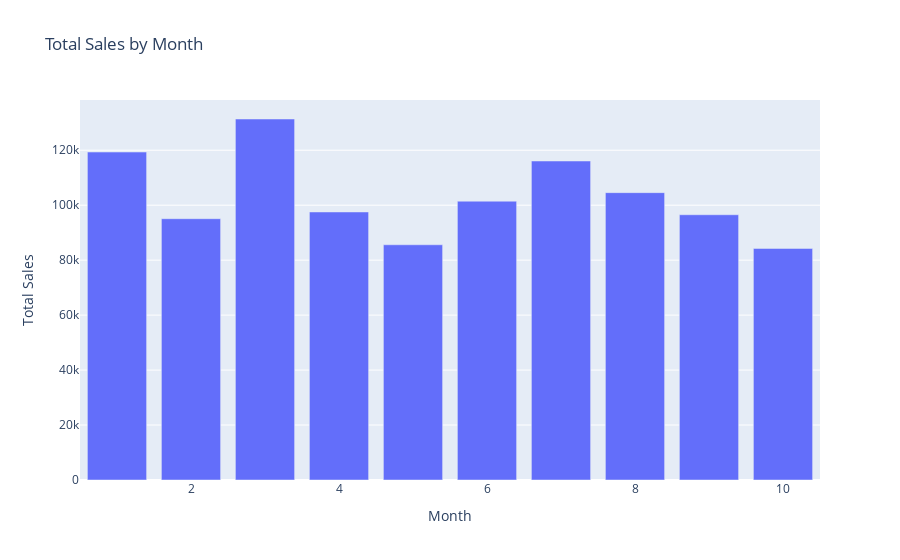

Notebook source saved alongside this figure:
### Code cell
#Reset the index and rename the columns for Plotly Express
monthly_sales = monthly_sales.reset_index()
monthly_sales.columns = ['Month', 'Total Sales']

# Create a bar chart of monthly sales using Plotly Express
fig = px.bar(monthly_sales, x='Month', y='Total Sales', title='Total Sales by Month')

# Show the plot
fig.show()

### Figure 1 — Plotly figure (JSON) as saved in the notebook; plotly's stock layout.template omitted (floating-point values rounded to 4 significant figures)
{"data": [{"alignmentgroup": "True", "hovertemplate": "Month=%{x}<br>Total Sales=%{y}<extra></extra>", "legendgroup": "", "marker": {"color": "#636efa", "pattern": {"shape": ""}}, "name": "", "offsetgroup": "", "orientation": "v", "showlegend": false, "textposition": "auto", "type": "bar", "x": [3, 1, 7, 8, 6, 4, 9, 2, 5, 10], "xaxis": "x", "y": [131364, 119333, 116081, 104565, 101458, 97530, 96526, 95080, 85597, 84266], "yaxis": "y"}], "layout": {"barmode": "relative", "legend": {"tracegroupgap": 0}, "title": {"text": "Total Sales by Month"}, "xaxis": {"anchor": "y", "domain": [0, 1], "title": {"text": "Month"}}, "yaxis": {"anchor": "x", "domain": [0, 1], "title": {"text": "Total Sales"}}}}
